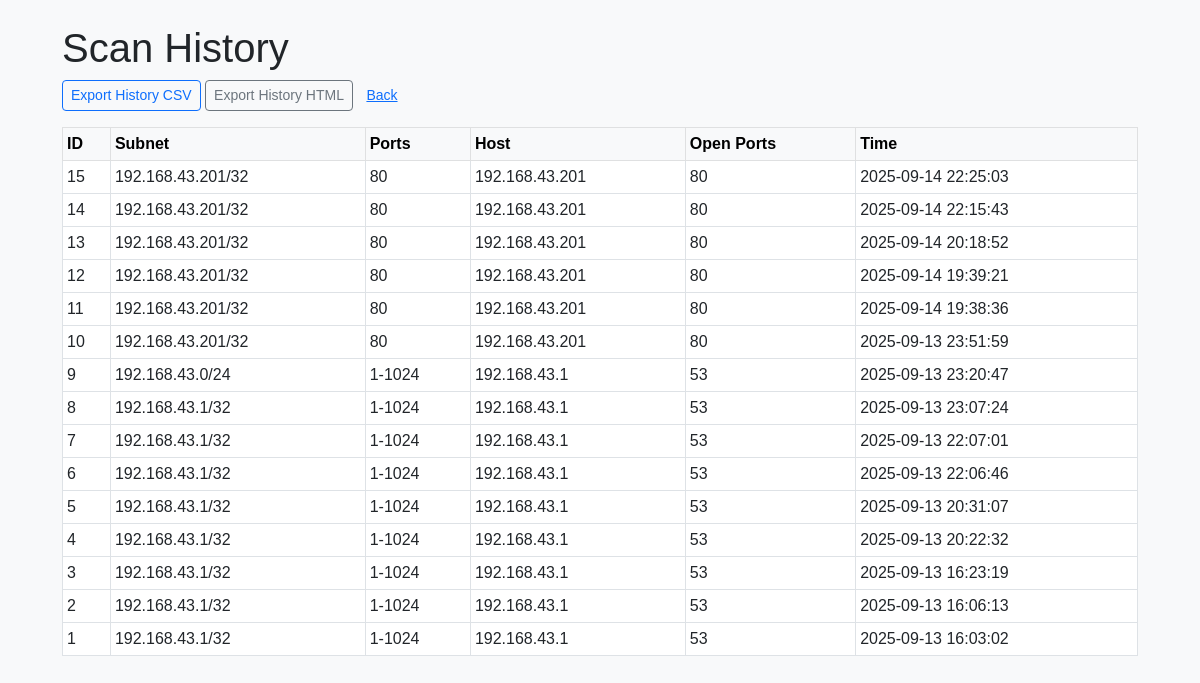
The app's page /history with its own data.
### tables this page shows
CREATE TABLE scans (
                    id INTEGER PRIMARY KEY AUTOINCREMENT,
                    subnet TEXT,
                    ports TEXT,
                    host TEXT,
                    open_ports TEXT,
                    scan_time TEXT
                );

### app.py (the view)
@app.route("/history")
def history():
    rows = get_history()
    return render_template("history.html", rows=rows)

### db.py (called while the page is built)
def get_history(limit=200):
    conn = sqlite3.connect(DB_NAME)
    c = conn.cursor()
    c.execute("SELECT id, subnet, ports, host, open_ports, scan_time FROM scans ORDER BY scan_time DESC LIMIT ?", (limit,))
    rows = c.fetchall()
    conn.close()
    return rows

### template/history.html (shortened to what this page needs)
<!doctype html>
<html lang="en">
<head>
  <link href="https://cdn.jsdelivr.net/npm/bootstrap@5.3.0/dist/css/bootstrap.min.css" rel="stylesheet">
  <link href="{{ url_for('static', filename='style.css') }}" rel="stylesheet">
</head>
<body class="bg-light">
  <div class="container py-4">
    <h1>Scan History</h1>
    <div class="mb-3">
      <a href="{{ url_for('export_history_csv') }}" class="btn btn-outline-primary btn-sm">Export History CSV</a>
      <a href="{{ url_for('export_history_html') }}" class="btn btn-outline-secondary btn-sm">Export History HTML</a>
      <a href="{{ url_for('index') }}" class="btn btn-link btn-sm">Back</a>
    </div>
    {% if rows %}
      <table class="table table-sm table-bordered">
        <thead class="table-light">
          <tr><th>ID</th><th>Subnet</th><th>Ports</th><th>Host</th><th>Open Ports</th><th>Time</th></tr>
        </thead>
        <tbody>
          {% for row in rows %}
          <tr>
            <td>{{ row[0] }}</td>
            <td>{{ row[1] }}</td>
            <td>{{ row[2] }}</td>
            <td>{{ row[3] }}</td>
            <td>{{ row[4] }}</td>
            <td>{{ row[5] }}</td>
          </tr>
          {% endfor %}
        </tbody>
      </table>
    {% else %}
      <div class="alert alert-info">No history yet.</div>
    {% endif %}
  </div>
</body>
</html>

### static/style.css (style rules this page uses)
body { font-family: Arial, sans-serif; }
.container { max-width: 1100px; }

### records on screen
scans: id "15", subnet "192.168.43.201/32", ports "80", host "192.168.43.201", open_ports "80", scan_time "2025-09-14 22:25:03"
scans: id "14", subnet "192.168.43.201/32", ports "80", host "192.168.43.201", open_ports "80", scan_time "2025-09-14 22:15:43"
scans: id "13", subnet "192.168.43.201/32", ports "80", host "192.168.43.201", open_ports "80", scan_time "2025-09-14 20:18:52"
scans: id "12", subnet "192.168.43.201/32", ports "80", host "192.168.43.201", open_ports "80", scan_time "2025-09-14 19:39:21"
scans: id "11", subnet "192.168.43.201/32", ports "80", host "192.168.43.201", open_ports "80", scan_time "2025-09-14 19:38:36"
scans: id "10", subnet "192.168.43.201/32", ports "80", host "192.168.43.201", open_ports "80", scan_time "2025-09-13 23:51:59"
scans: id "9", subnet "192.168.43.0/24", ports "1-1024", host "192.168.43.1", open_ports "53", scan_time "2025-09-13 23:20:47"
scans: id "8", subnet "192.168.43.1/32", ports "1-1024", host "192.168.43.1", open_ports "53", scan_time "2025-09-13 23:07:24"
scans: id "7", subnet "192.168.43.1/32", ports "1-1024", host "192.168.43.1", open_ports "53", scan_time "2025-09-13 22:07:01"
scans: id "6", subnet "192.168.43.1/32", ports "1-1024", host "192.168.43.1", open_ports "53", scan_time "2025-09-13 22:06:46"
scans: id "5", subnet "192.168.43.1/32", ports "1-1024", host "192.168.43.1", open_ports "53", scan_time "2025-09-13 20:31:07"
scans: id "4", subnet "192.168.43.1/32", ports "1-1024", host "192.168.43.1", open_ports "53", scan_time "2025-09-13 20:22:32"
scans: id "3", subnet "192.168.43.1/32", ports "1-1024", host "192.168.43.1", open_ports "53", scan_time "2025-09-13 16:23:19"
scans: id "2", subnet "192.168.43.1/32", ports "1-1024", host "192.168.43.1", open_ports "53", scan_time "2025-09-13 16:06:13"
scans: id "1", subnet "192.168.43.1/32", ports "1-1024", host "192.168.43.1", open_ports "53", scan_time "2025-09-13 16:03:02"
